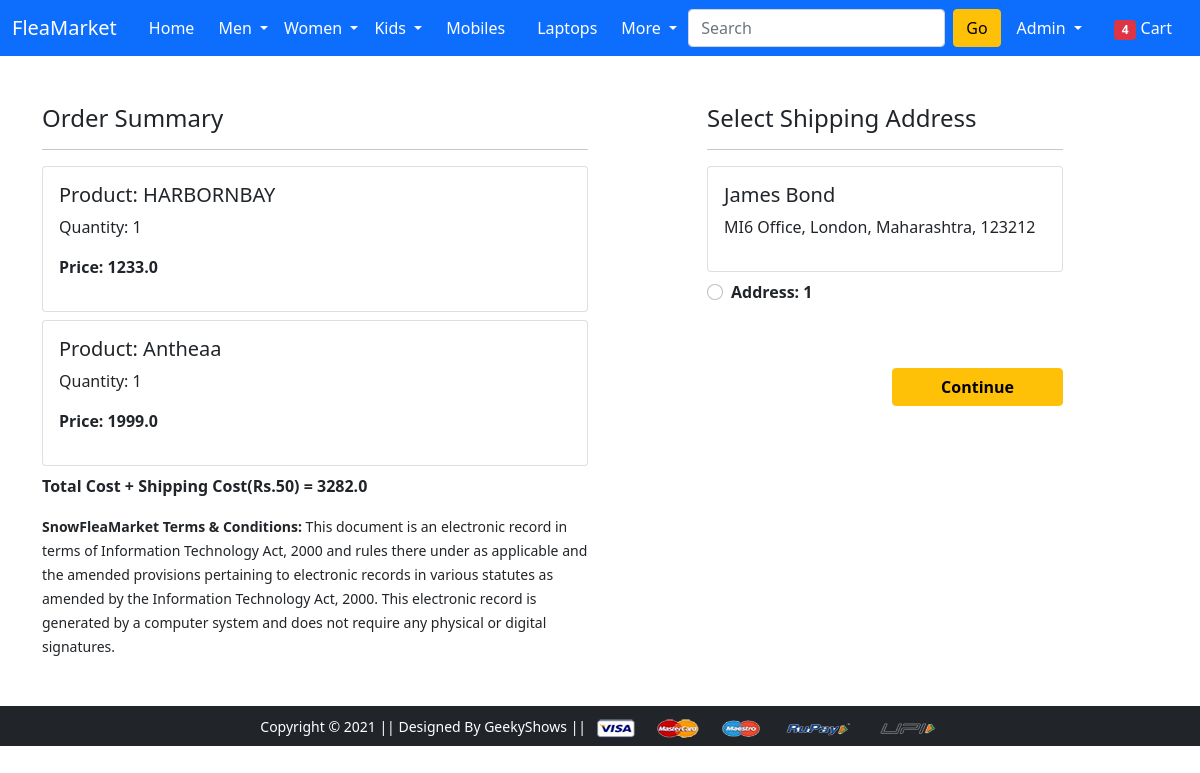
Screenshot of /checkout/ (signed in) with the database file from the repository.
### app/models.py (models this page shows, shortened)
class Cart(models.Model):
    user = models.ForeignKey(User, on_delete=models.CASCADE)
    product = models.ForeignKey(Product, on_delete=models.CASCADE)
    quantity = models.PositiveIntegerField(default=1)
    @property
    def total_amount(self):
        return self.quantity * self.product.discounted_price

class Product(models.Model):
    title = models.CharField(max_length=100)
    selling_price = models.FloatField()
    discounted_price = models.FloatField()
    description = models.TextField()
    brand = models.CharField(max_length=100)
    category = models.CharField(choices=CATEGORY_CHOICES, max_length=2)
    product_image = models.ImageField(upload_to="productimage")

class Customer(models.Model):
    user = models.ForeignKey(User, on_delete=models.CASCADE)
    name = models.CharField(max_length=50)
    locality = models.CharField(max_length=50)
    city = models.CharField(max_length=50)
    zipcode = models.IntegerField()
    state = models.CharField(choices = STATE_CHOICES, max_length=50)

### app/views.py (the view)
# urls.py: path("checkout/", views.checkout, name="checkout"),
@login_required
def checkout(request):
   user = request.user
   add = Customer.objects.filter(user=user)
   cart_items = Cart.objects.filter(user=user)
   amount = 0.0
   shipping_amount = 50.0
   total_amount = 0.0
   cart_product = [p for p in Cart.objects.all() if p.user == request.user]
   if cart_product:
      for p in cart_product:
         temp_amount = (p.quantity * p.product.discounted_price)
         amount += temp_amount
      total_amount = amount + shipping_amount
   return render(request, 'app/checkout.html', {'add':add, 'total_amount':total_amount, 'amount':amount, 'cart_items':cart_items})

### app/templates/app/checkout.html (shortened to what this page needs)
{% extends 'app/base.html' %}
{% load static %}
{% block main-content %}
<div class="container">
  <div class="row mt-5">
    <div class="col-sm-6">
      <h4>Order Summary</h4>
      <hr />
      {% for item in cart_items %}
      <div class="card mb-2">
        <div class="card-body">
          <h5>Product: {{item.product.title}}</h5>
          <p>Quantity: {{item.quantity}}</p>
          <p class="fw-bold">Price: {{item.total_amount}}</p>
        </div>
      </div>
      {% endfor %}
      <p>
        <strong>Total Cost + Shipping Cost(Rs.50) = {{total_amount}}</strong>
      </p>
      <small>
        <strong>SnowFleaMarket Terms &#38; Conditions:</strong> This document is
        an electronic record in terms of Information Technology Act, 2000 and
        rules there under as applicable and the amended provisions pertaining to
        electronic records in various statutes as amended by the Information
        Technology Act, 2000. This electronic record is generated by a computer
        system and does not require any physical or digital signatures.
      </small>
    </div>
    <div class="col-sm-4 offset-sm-1">
      <h4>Select Shipping Address</h4>
      <hr />
      <form action="/paymentdone">
        {% for ad in add %}
        <div class="card">
          <div class="card-body">
            <h5>{{ad.name}}</h5>
            <p>{{ad.locality}}, {{ad.city}}, {{ad.state}}, {{ad.zipcode}}</p>
          </div>
        </div>
        <div class="form-check mt-2 mb-5">
          <input
            class="form-check-input"
            type="radio"
            name="custid"
            id="custadd{{forloop.counter}}"
            value="{{ad.id}}"
            required
          />
          <label
            class="form-check-label fw-bold"
            for="custadd{{forloop.counter}}"
          >
            Address: {{forloop.counter}}
          </label>
        </div>
        {% endfor %}
        <div class="text-end">
          <button type="submit" class="btn btn-warning mt-3 px-5 fw-bold">
            Continue
          </button>
        </div>
      </form>
    </div>
  </div>
</div>
{% endblock main-content %}

### app/templates/app/base.html (shortened to what this page needs)
<!DOCTYPE html>
{% load static %}
<html lang="en">
<head>
  <link href="https://cdn.jsdelivr.net/npm/bootstrap@5.0.0-beta1/dist/css/bootstrap.min.css" rel="stylesheet"
 />
  <link rel="stylesheet" href="{% static 'app/css/owl.carousel.min.css' %}" />
  <link rel="stylesheet" href="{% static 'app/css/all.min.css' %}" />
  <link rel="stylesheet" href="{% static 'app/css/style.css' %}" />
</head>
<body>
  <nav class="navbar navbar-expand-lg navbar-dark bg-primary">
    <div class="container-fluid">
      <a class="navbar-brand" href="/">FleaMarket</a>
      <div class="collapse navbar-collapse" id="navbarSupportedContent">
        <ul class="navbar-nav me-auto mb-2 mb-lg-0">
          <li class="nav-item mx-2">
            <a href="/" class="nav-link text-white">Home</a>
          </li>
          <li class="nav-item dropdown">
            <a class="nav-link dropdown-toggle text-white" href="#" id="MoreDropdown" role="button"
              data-bs-toggle="dropdown" aria-expanded="false">
              Men
            </a>
          </li>
          <li class="nav-item dropdown">
            <a class="nav-link dropdown-toggle text-white" href="#" id="MoreDropdown" role="button"
              data-bs-toggle="dropdown" aria-expanded="false">
              Women
            </a>
          </li>
          <li class="nav-item dropdown">
            <a class="nav-link dropdown-toggle text-white" href="#" id="MoreDropdown" role="button"
              data-bs-toggle="dropdown" aria-expanded="false">
              Kids
            </a>
          </li>
          <li class="nav-item mx-2">
            <a href="{% url 'mobile' %}" class="nav-link text-white">Mobiles</a>
          </li>
          <li class="nav-item mx-2">
            <a href="{% url 'laptop' %}" class="nav-link text-white">Laptops</a>
          </li>
          <li class="nav-item dropdown">
            <a class="nav-link dropdown-toggle text-white" href="#" id="MoreDropdown" role="button"
              data-bs-toggle="dropdown" aria-expanded="false">
              More
            </a>
            </li>
        </ul>
            <form class="d-flex">
              <input class="form-control me-2" type="search" placeholder="Search" aria-label="Search" />
              <button class="btn btn-warning" type="submit">Go</button>
            </form>
            <div>
              <ul class="navbar-nav me-auto mb-2 mb-lg-0">
                {% if request.user.is_authenticated %}
                <li class="nav-item dropdown mx-2">
                  <a class="nav-link dropdown-toggle text-white" href="#" id="profileDropdown" role="button"
                    data-bs-toggle="dropdown" aria-expanded="false">
                    {{request.user.username|capfirst}}
                  </a>
                </li>
                <li class="nav-item mx-2">
                  <a href="{% url 'showcart' %}" class="nav-link text-white"><span class="badge bg-danger">4</span> Cart
                  </a>
                </li>
                {% endif %}
              </ul>
            </div>
      </div>
    </div>
  </nav>
  <div class="container-fluid">
    {% block main-content %}{% endblock main-content %}
  </div>
  <footer class="container-fluid bg-dark text-center p-2 mt-5">
    <small class="text-white">Copyright &copy; 2021 || Designed By GeekyShows ||
    </small>
    <img src="{% static 'app/images/payment.png' %}" alt="" srcset="" class="img-fluid" height="2px" />
  </footer>
</body>
</html>

### rows the page displays
Cart: product "HARBORNBAY", quantity "1", total_amount "1233.0"
Cart: product "Antheaa", quantity "1", total_amount "1999.0"
Customer: name "James Bond", locality "MI6 Office", city "London", state "Maharashtra", zipcode "123212"

### other values shown
{{ request.user.username|capfirst }} "Admin"
{{ total_amount }} "3282.0"
